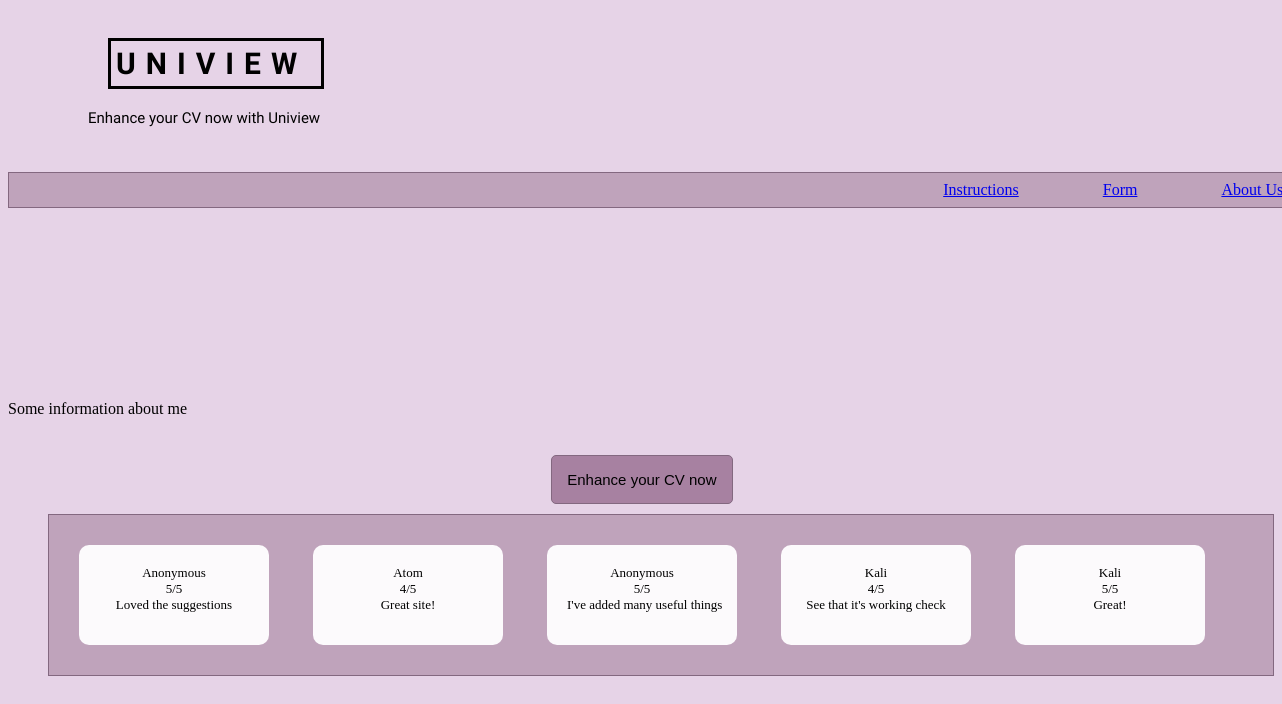
The app's page /CV/aboutus/ with its own data.
### CV/models.py (models this page shows)
class Rate(models.Model):
    rating=models.CharField(max_length=200)
    rating_val=models.IntegerField()
    comment=models.CharField(max_length=1000)

### CV/views.py (the view)
# urls.py: path('aboutus/', views.about_us_page, name='about_us_page'),
def about_us_page(request):
    rating_list = Rate.objects.all()
    template = loader.get_template('CV/aboutus.html')
    context = {
        "rating_list": rating_list,
    }
    return HttpResponse(template.render(context, request))

### CV/templates/CV/aboutus.html (shortened to what this page needs)
<html lang="en">
<head>
</head>
<body>
    <h1>UNIVIEW</h1>
    <p>Enhance your CV now with Uniview</p>
    <section>
        <a href="{% url 'CV:index' %}">Instructions</a>
        <a href="{% url 'CV:form_page' %}">Form</a>
        <a href="{% url 'CV:about_us_page' %}">About Us</a>
    </section>
    <div>Some information about me </div>
    <a href="{% url 'CV:form_page' %}"><button>Enhance your CV now</button></a>
    {% if rating_list %}
        <ul>
        <div class="scrollmenu">
        {% for rating in rating_list %}
            <li>{{ rating.rating}}<br> {{ rating.rating_val}}/5 <br>{{ rating.comment}} </li>
        {% endfor %}
        </div>
        </ul>
    {% else %}
        <p>No polls are available.</p>
    {% endif %}
</body>
</html>

### CV/templates/CV/aboutus.html (style rules this page uses)
body { background-color: #E6D3E7; }
h1 { font-family:'Inika'; font-size: 30; width: 200px; padding: 5px; letter-spacing: 10px; border: 3px solid black; position: relative; top:30px; left: 100px; }
p { font-family:'Inika'; font-size: 15; position: relative; top: 30px; left: 80px; }
section { position: relative; top: 60px; width: 100%; border: 1px solid #836880; background-color: #BFA3BB; padding: 8px; }
section a { position: relative; left:70%; margin: 40px; }
div.scrollmenu { background-color: #BFA3BB; border: 1px solid #836880; overflow: auto; white-space: nowrap; position: relative; top: 350px; margin: 0px; padding: 10px; }
div.scrollmenu li { background-color: #FCFAFC; display: inline-block; color: rgb(1, 0, 0); text-align: center; font-size: small; border-radius: 10px; width: 150px; height: 60px; margin: 20px; padding: 20px; text-decoration: none; }
button { background-color: #A781A1; border: 1px solid #836880; padding:15px; border-radius: 5px; font-size: 15px; position: absolute; top: 455px; left: 43%; }
div { position: absolute; top: 50%; }

### records on screen
Rate: rating "Anonymous", rating_val "5", comment "Loved the suggestions"
Rate: rating "Atom", rating_val "4", comment "Great site!"
Rate: rating "Anonymous", rating_val "5", comment "I've added many useful things"
Rate: rating "Kali", rating_val "4", comment "See that it's working check"
Rate: rating "Kali", rating_val "5", comment "Great!"
